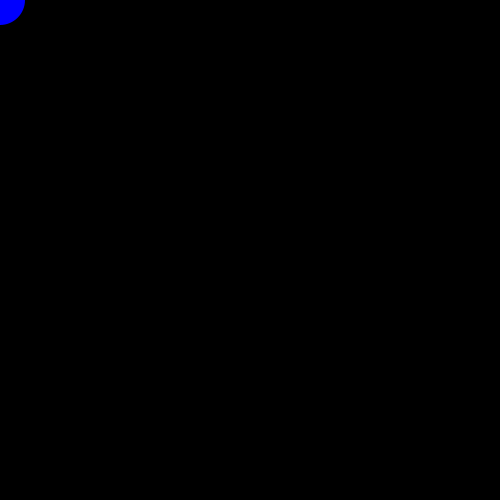
Frame 1 (no input)
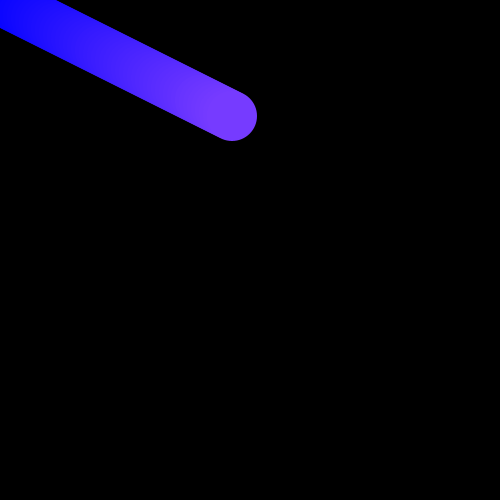
Frame 60 (the mouse pressed at the canvas centre just before this capture)
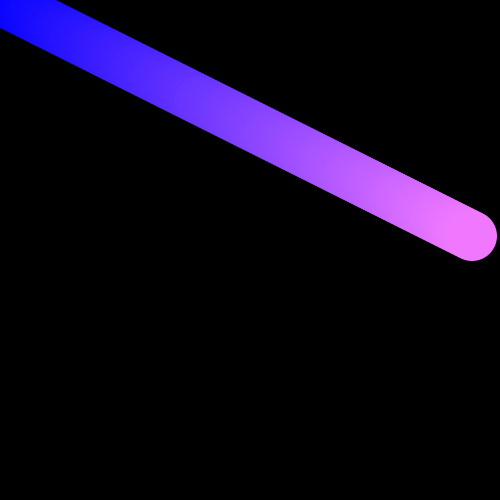
Frame 120 (the mouse held since frame 60 and released just before this capture)

The Processing sketch that drew these frames (run headless with seeded random() and noise(); from frame 60 on, the mouse is pressed at the canvas centre):

// Processing sketch: Circle_Goes_On_A_Dangerous_Journey_to_Cleanse_a_World_Full_of_H
// ── Circle_Goes_On_A_Dangerous_Journey_to_Cleanse_a_World_Full_of_H.pde
int x;
int y;
int xchange;
int ychange;
int pxchange;
int nxchange;
int pychange;
int nychange;

void setup () {
  size(500,500);
  background(0);
  x = 0;
  y = 0;
  xchange = pxchange;
  ychange = pychange;
  pxchange = 4;
  nxchange = -2;
  pychange = 2;
  nychange = -5;
}

void draw () {
  noStroke();
  fill(x*.51,y*.51,255);
  ellipse(x,y,50,50);
  x = x + xchange;
  y = y + ychange;
  
  if (x > width-25) {
    xchange = nxchange;
  }
  if (x <= 25) {
    xchange = pxchange;
  }
  if (y > height-25) {
    ychange = nychange;
  }
  if (y <= 25) {
    ychange = pychange;
  } 
  
}
